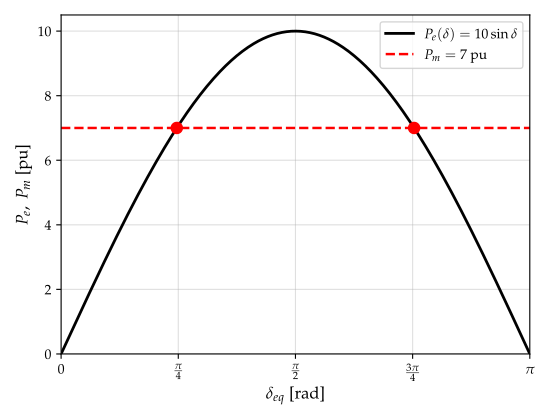

The script that saved this image:
import numpy as np
import matplotlib.pyplot as plt

plt.rcParams['text.usetex'] = True
plt.rcParams['font.family'] = 'serif'
plt.rcParams['font.serif'] = ['Palatino']
plt.rcParams['font.sans-serif'] = ['Helvetica']

delta = np.linspace(0, np.pi, 500)
Pmax = 10.0
Pe = Pmax * np.sin(delta)
Pm = 7.0

delta_eq1 = np.arcsin(Pm / Pmax)
delta_eq2 = np.pi - delta_eq1

fig, ax = plt.subplots(figsize=(5.5, 4.2))
ax.plot(delta, Pe, 'k-', linewidth=2, label=r'$P_e(\delta) = 10 \sin\delta$')
ax.axhline(Pm, color='red', linestyle='--', linewidth=1.8, label=r'$P_m = 7\ \mathrm{pu}$')
ax.plot([delta_eq1, delta_eq2], [Pm, Pm], 'ro', markersize=8, zorder=5)

ax.set_xticks([0, np.pi/4, np.pi/2, 3*np.pi/4, np.pi])
ax.set_xticklabels([r'$0$', r'$\frac{\pi}{4}$', r'$\frac{\pi}{2}$', r'$\frac{3\pi}{4}$', r'$\pi$'])
ax.set_xlim(0, np.pi)
ax.set_ylim(0, 10.5)
ax.set_xlabel(r'$\delta_{eq}$ [rad]', fontsize=12)
ax.set_ylabel(r'$P_e,\ P_m$ [pu]', fontsize=12)
ax.grid(True, alpha=0.4)
ax.legend(loc='upper right', frameon=True)

plt.tight_layout()
plt.savefig("Lectures/transient/images/delta_P_m.pdf")
plt.close(fig)
